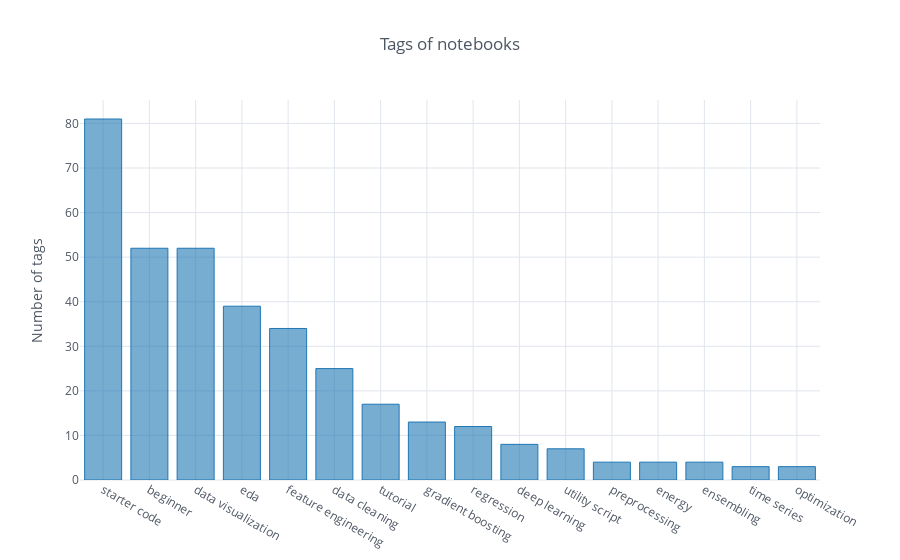

Write notebook code for a chart like this one.
### Code cell
df_tags_count.set_index('tag').iplot(kind='bar', yTitle='Number of tags', title='Tags of notebooks', theme='white',
                    filename='cufflinks/categorical-bar-chart')

### Figure 1 — Plotly figure (JSON) as saved in the notebook; plotly's stock layout.template omitted (floating-point values rounded to 4 significant figures)
{"data": [{"marker": {"color": "rgba(31, 119, 180, 0.6)", "line": {"color": "rgba(31, 119, 180, 1.0)", "width": 1}}, "name": "Count", "orientation": "v", "text": "", "type": "bar", "uid": "1c374d71-c46e-49ad-ab64-61477bf0e420", "x": ["starter code", "beginner", "data visualization", "eda", "feature engineering", "data cleaning", "tutorial", "gradient boosting", "regression", "deep learning", "utility script", "preprocessing", "energy", "ensembling", "time series", "optimization"], "y": [81, 52, 52, 39, 34, 25, 17, 13, 12, 8, 7, 4, 4, 4, 3, 3]}], "layout": {"legend": {"bgcolor": "#FFFFFF", "font": {"color": "#4D5663"}}, "paper_bgcolor": "#FFFFFF", "plot_bgcolor": "#FFFFFF", "title": {"font": {"color": "#4D5663"}, "text": "Tags of notebooks"}, "xaxis": {"gridcolor": "#E1E5ED", "showgrid": true, "tickfont": {"color": "#4D5663"}, "title": {"font": {"color": "#4D5663"}, "text": ""}, "zerolinecolor": "#E1E5ED"}, "yaxis": {"gridcolor": "#E1E5ED", "showgrid": true, "tickfont": {"color": "#4D5663"}, "title": {"font": {"color": "#4D5663"}, "text": "Number of tags"}, "zerolinecolor": "#E1E5ED"}}}
